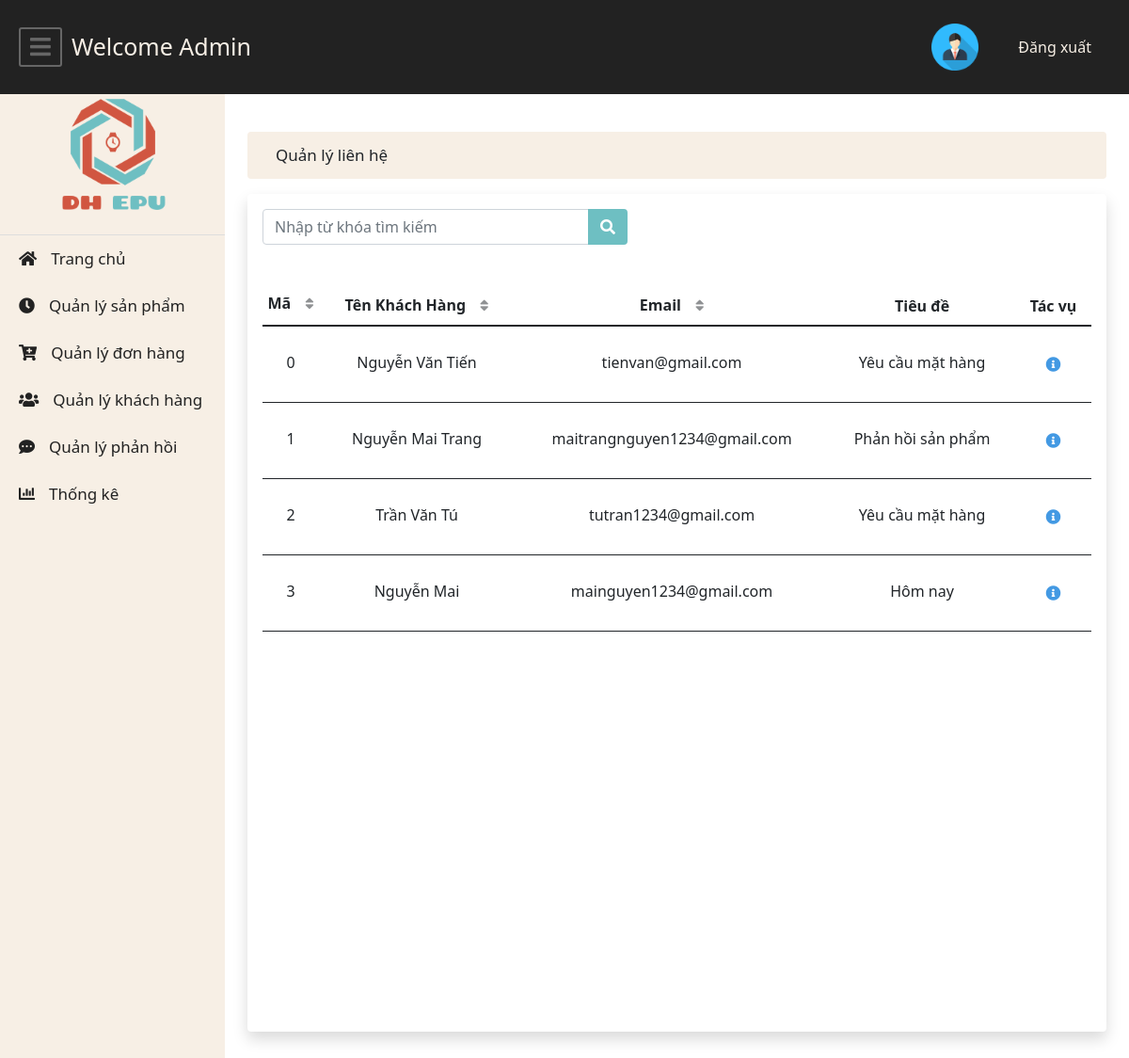
The page /admin/index.php?page=display_contacts (signed in) on the database its author committed.
### tables this page shows
CREATE TABLE `lienhe` (
  `MaLH` int(11) NOT NULL,
  `TenKH` varchar(50) NOT NULL,
  `Email` varchar(50) NOT NULL,
  `DienThoai` varchar(11) NOT NULL,
  `TieuDe` varchar(200) NOT NULL,
  `ThoiGian` date NOT NULL,
  `NoiDung` varchar(200) NOT NULL
);

### admin/display_contacts.php (the view, shortened to what this page needs)
<?php
include_once 'config.php';
?>
<!DOCTYPE html>
<html lang="en">
<head>
    <link rel="stylesheet" href="index.css" type="text/css">
    <link rel="stylesheet" href="https://cdnjs.cloudflare.com/ajax/libs/font-awesome/5.10.2/css/all.min.css" />
    <link href="https://cdn.jsdelivr.net/npm/bootstrap@5.1.1/dist/css/bootstrap.min.css" rel="stylesheet">
    </head>
<body>
    <div class="container">
        <div class="main__title mb-3 rounded">
            Quản lý liên hệ
        </div>
        <div class="main__content shadow p-3 bg-white rounded ">
            <div class="main__top">
                <div >
                    <div class="input-group">
                        <div class="form-outline">
                            <input id="Search" type="" onkeyup="searchTable()" class="form-control" placeholder="Nhập từ khóa tìm kiếm" required style="width: 350px"/>
                        </div>
                        <button class="btn search-btn">
                            <i class="fas fa-search"></i>
                        </button>
                    </div>
                </div>
            </div>
            <div class="main__table">
                <table class="table" id="myTable">
                    <thead>
                        <tr class="text-center">
                            <th scope="col" onclick="sortTableNumber(0)" class="sort" style="width:60px !important; padding: 10px 0 !important;">Mã</th>
                            <th scope="col" onclick="sortTable(1)" class="sort">Tên Khách Hàng</th>
                            <th scope="col" onclick="sortTable(2)" class="sort">Email</th>
                            <th scope="col" >Tiêu đề</th>
                            <th colspan="3">Tác vụ</th>
                        </tr>
                    </thead>
                    <tbody>
                        <?php
                        $sql = "SELECT * FROM lienhe";
                        $result_set=mysqli_query($con, $sql);
                        if(mysqli_num_rows($result_set)>0)
                        {
                            while($row=mysqli_fetch_array($result_set))
                            {
                                ?>
                                    <tr class= "table__row text-center">
                                        <td scope="row"><?php echo $row['MaLH'] ?></td>
                                        <td><?php echo $row['TenKH'] ?></td>
                                        <td><?php echo $row['Email'] ?></td>
                                        <td><?php echo $row['TieuDe'] ?></td>
                                        <td style="padding: 10px 3px !important;" ><a class="submit" data-id='<?php echo $row['MaLH'] ?>' style="color: #4399e3;"><i class="fas fa-info-circle"></i></td>
                                    </tr>
                                 <?php
                            }
                        }
                        ?>
                    </tbody>
                </table>
            </div>
        </div>
    </div>
</body>
</html>

### admin/index.css (style rules this page uses)
* { padding: 0; margin: 0; box-sizing: border-box; }
:root { --color-primary: #222222; --color-second:#d15641; --color-third: #f7efe5; --color-four: #6ebfc2; --text-white: white; }
.container { height: 1000px; width: 75%; padding: 20px; }
.main__title { background-color: var(--color-third); height: 50px; line-height: 50px; padding-left: 30px; font-size: 17px; }
.main__content { min-height: 890px; }
.main__top { display: flex; margin-bottom: 40px; }
.search-btn { background-color: var(--color-four) !important; margin-left: -4px !important; color: var(--text-white) !important; }
tr.table__row { margin-bottom: 3px !important; border-bottom: 1px solid currentColor ; }
.table__row th ,.table__row td { line-height: 60px; border-bottom: none !important; }
.sort::after { content: "\f0dc"; font-family: "Font Awesome 5 Free"; margin-left: 15px; opacity: 0.5; font-size: 15px; }
.table tr { cursor: pointer !important; }

### rows shown on the page
lienhe: MaLH "0", TenKH "Nguyễn Văn Tiến", Email "tienvan@gmail.com", TieuDe "Yêu cầu mặt hàng"
lienhe: MaLH "1", TenKH "Nguyễn Mai Trang", Email "maitrangnguyen1234@gmail.com", TieuDe "Phản hồi sản phẩm"
lienhe: MaLH "2", TenKH "Trần Văn Tú", Email "tutran1234@gmail.com", TieuDe "Yêu cầu mặt hàng"
lienhe: MaLH "3", TenKH "Nguyễn Mai", Email "mainguyen1234@gmail.com", TieuDe "Hôm nay"
